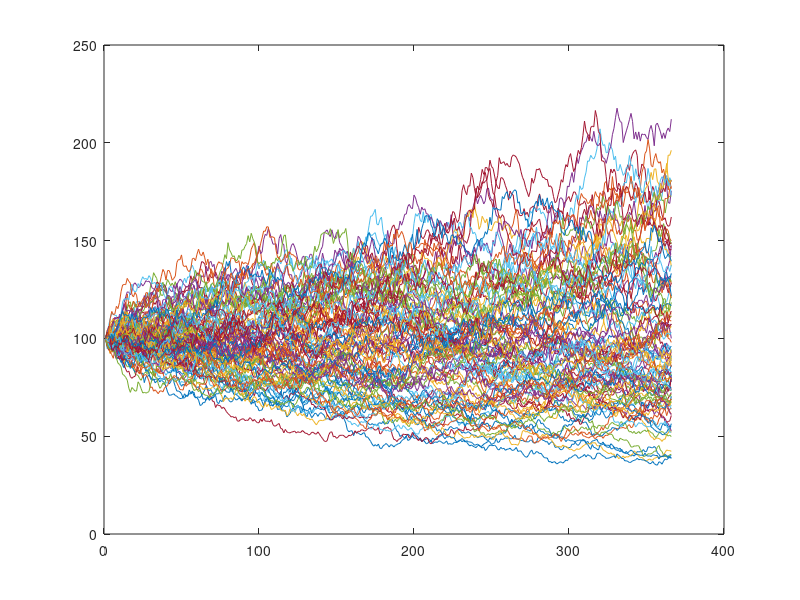

Reproduce this figure in MATLAB.
%% Input parameters
S = 100;    %stock price at time 0
K = 90;     %strike price
T = 1;      %maturity in years
s = 0.4;    %annual volatility
r = 0.06;   %continuously compounded annual interest rate
n = 365;     %number of periods
k = 10000; %number of simulation paths
dt = T/n;

%generating sample paths
nu = (r - 0.5*s^2)*dt;
si = s*sqrt(dt);
randomMatrix = randn(k, n);
increments = nu+si*randomMatrix;

logpaths = cumsum([log(S)*ones(k, 1), increments], 2);
pathMatrix = exp(logpaths);

for line = 1:100
    plot(pathMatrix(line,:))
    hold on
end

CashFlow = exp(-r*T) * max(0, pathMatrix(:,end)-K);
price = mean(CashFlow);
se = std(CashFlow)/sqrt(k);
blprice = blsprice(S, K, r, T, s);

fprintf('Option Price: %.3f\n', price);
fprintf('Standard Error: %.3f\n', se);
fprintf('Black-Scholes Price: %.3f\n', blprice);